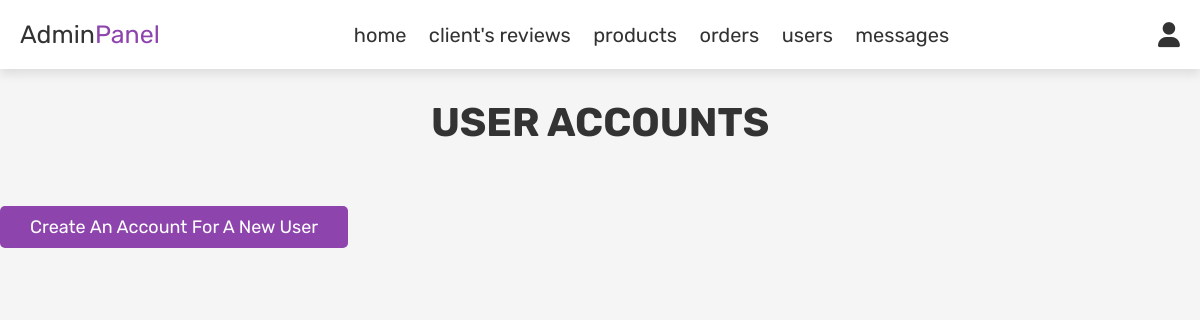
Before: /admin_users.php with the older database file.
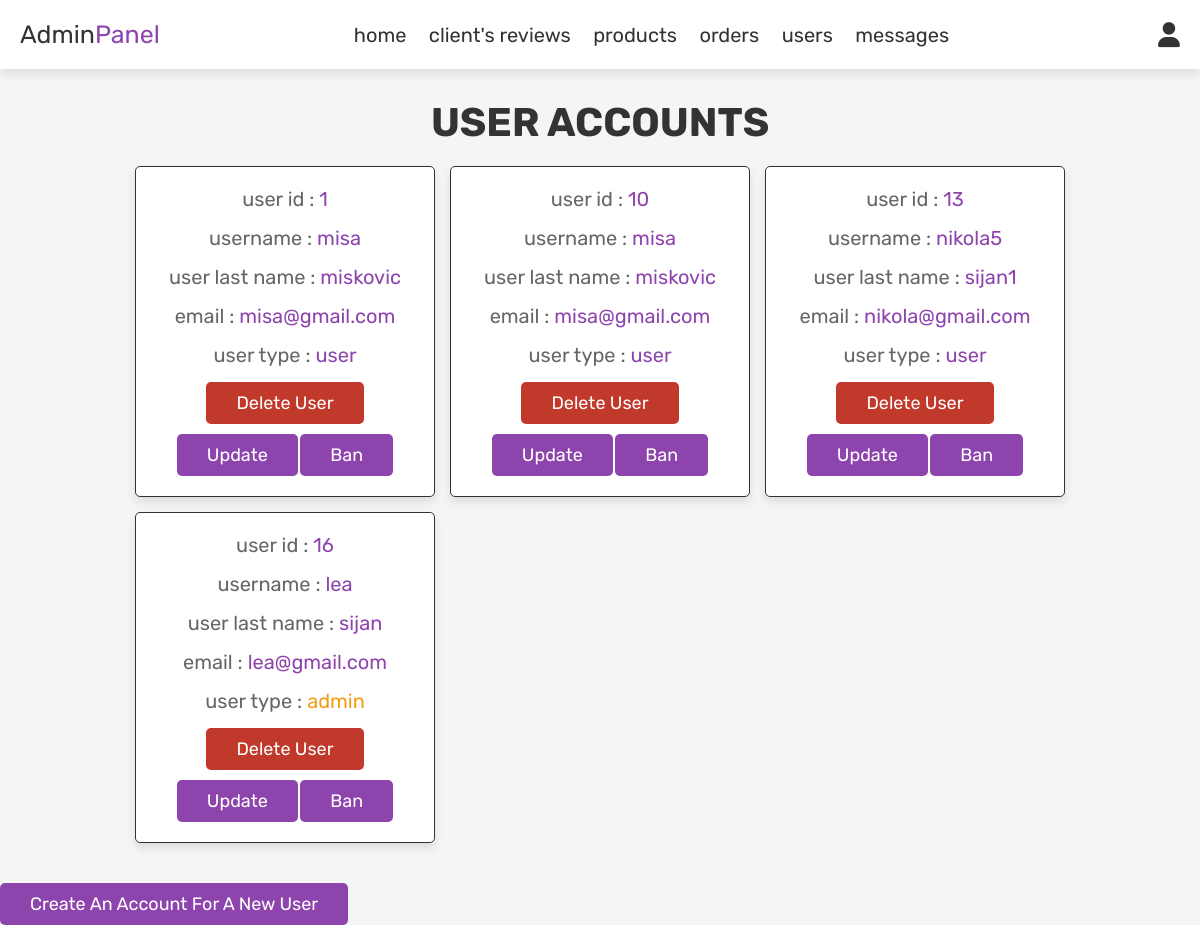
After: the same page with the newer database file.
### tables this page shows
CREATE TABLE `users` (
  `id` int(100) NOT NULL,
  `name` varchar(100) NOT NULL,
  `lname` varchar(55) NOT NULL,
  `email` varchar(100) NOT NULL,
  `password` varchar(100) NOT NULL,
  `image` varchar(255) DEFAULT NULL,
  `user_type` varchar(20) NOT NULL DEFAULT 'user',
  `ban` enum('yes','no') DEFAULT NULL,
  `ban_start` date DEFAULT NULL,
  `ban_end` date DEFAULT NULL
);

### admin_users.php (the view, shortened to what this page needs)
<?php
require_once 'config.php';
?>
<!DOCTYPE html>
<html lang="en">
<head>
   <link rel="stylesheet" href="https://cdnjs.cloudflare.com/ajax/libs/font-awesome/6.0.0/css/all.min.css">
   <link rel="stylesheet" href="css/admin_style.css">
</head>
<body>
<?php include 'admin_header.php'; ?>
<section class="users" >
   <h1 class="title"> user accounts </h1>
   <div class="box-container" >
      <?php
         $select_users = mysqli_query($conn, "SELECT * FROM `users`") or die('query failed');
         while($fetch_users = mysqli_fetch_assoc($select_users)){
      ?>
      <div class="box" style=" background-color:<?php if($fetch_users['ban'] == 'yes'){ echo 'var(--orange)'; } ?> ">
         <p> user id : <span><?php echo $fetch_users['id']; ?></span> </p>
         <p> username : <span><?php echo $fetch_users['name']; ?></span> </p>
         <p> user last name : <span><?php echo $fetch_users['lname']; ?></span> </p>
         <p> email : <span><?php echo $fetch_users['email']; ?></span> </p>
         <p> user type : <span style="color:<?php if($fetch_users['user_type'] == 'admin'){ echo 'var(--orange)'; } ?>"><?php echo $fetch_users['user_type']; ?></span> </p>
         <a href="admin_users.php?delete=<?php echo $fetch_users['id']; ?>" onclick="return confirm('delete this user?');" class="delete-btn">delete user</a>
         <a href="admin_users.php?update=<?php echo $fetch_users['id']; ?>"   class="btn">Update</a>
         <a href="admin_users.php?ban=<?php echo $fetch_users['id']; ?>" onclick="return confirm('do you want to ban this user?');" class="btn">Ban</a>
      </div>
      <?php
         };
      ?>
   </div>
</section>
<a href="users/create.php" class="btn">Create an account for a new user</a>
</body>
</html>

Changed rows visible on the page:
added users: id "1", name "misa", lname "miskovic", email "misa@gmail.com", user_type "user"
added users: id "10", name "misa", lname "miskovic", email "misa@gmail.com", user_type "user"
added users: id "13", name "nikola5", lname "sijan1", email "nikola@gmail.com", user_type "user"
added users: id "16", name "lea", lname "sijan", email "lea@gmail.com", user_type "admin"
